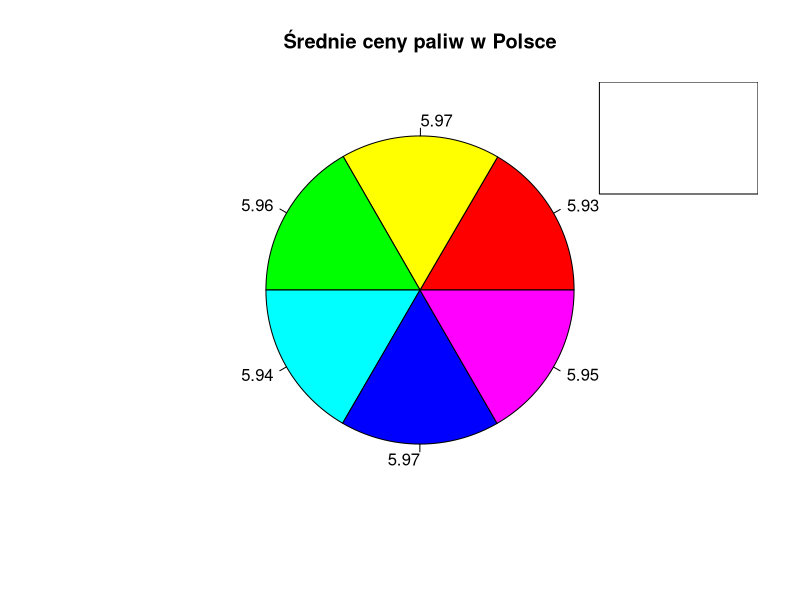

Source code (R): (Note: this script raises an error after producing the figure.)
#plot(sin, -pi, 2*pi) 
#plot(5,4) #rysuje punkt x,y; 2 parametry to opisy osi, zakresy ustawiają się
#plot(5,4, type="p") #type: param opcjonalny, działa jak wyżej
#plot(5,4, type="h") #wykres słupkowy



#x <- seq(-pi,pi,0.2) #params: x, y, przeskok między rysowanymi punktami
#plot(x, sin(x), main = "sinus")
#plot(x, sin(x), main = "sinus", type="h")

#boxplot(Temp~Month, #wykres pudełkowy
#        data=airquality,
#        main="Different boxplots for each month",
#        xlab="Month Number",
#        ylab="Degree Fahrenheit",
#        col="orange",
#        border="black" #wpływa też na kolor linii mediany + wąsy
#)
#"" -> komentarz na kilka linii, ale średnio działa ze stringami w parametrach

ceny <- c(5.93, 5.97, 5.96, 5.94, 5.97, 5.95)
woj <- c("dolnośląskie", "kujawsko-pomorskie", "lubelskie", "lubuskie", "łódzkie", "małopolskie")
pie(ceny, labels = ceny, col = rainbow(length(woj)), main = "Średnie ceny paliw w Polsce") #Main: nagłowek
legend("topright", woj, cex = 0.8,
       fill = rainbow(length(x)))
